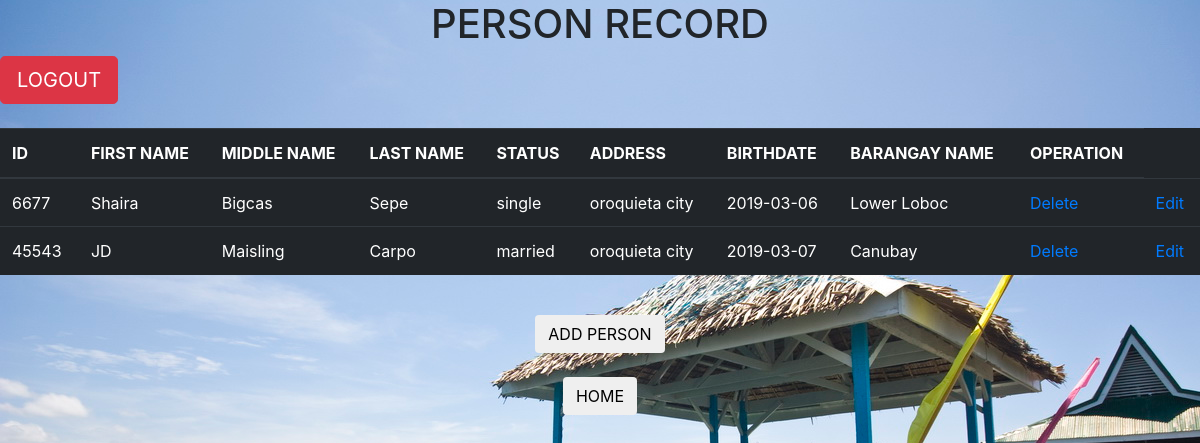
Page /Lperson.php on the committed database.
### tables this page shows
CREATE TABLE `person` (
  `persons_id` int(50) NOT NULL,
  `first_name` varchar(50) NOT NULL,
  `middle_name` varchar(50) NOT NULL,
  `last_name` varchar(50) NOT NULL,
  `status` varchar(50) NOT NULL,
  `address` varchar(50) NOT NULL,
  `birth_date` date NOT NULL,
  `barangay_id` int(50) DEFAULT NULL
);

CREATE TABLE `barangay` (
  `barangay_id` int(50) NOT NULL,
  `barangay_name` varchar(50) NOT NULL
);

### Lperson.php (the view, shortened to what this page needs)
<?php
require 'config.php';
	$sql = "SELECT * FROM person, barangay WHERE person.persons_id = person.persons_id AND barangay.barangay_id = person.barangay_id";
	$records=mysqli_query($con,$sql);
?>
<!DOCTYPE html>
<html>
	<link rel="stylesheet" href="bootstrap/css/bootstrap.min.css">
<body>
	  <center><h1>PERSON RECORD</h1></center>
	  <a href ="index.php"><input class="btn btn-danger btn-lg" type="button" id="list_btn" value="LOGOUT"/></a>
       <table class="table table-dark">
	  <thead>
      <tr>
	  <br>
      		<th scope="col">ID</th>
      		<th scope="col">FIRST NAME</th>
      		<th scope="col">MIDDLE NAME</th>
      		<th scope="col">LAST NAME</th>
      		<th scope="col">STATUS</th>
      		<th scope="col">ADDRESS</th>
      		<th scope="col">BIRTHDATE</th>
			<th scope="col">BARANGAY NAME</th>
			<th scope="col">OPERATION</th>
      	</tr>
		</thead>
	       	<?php
      		while($information=mysqli_fetch_assoc($records)){
      			echo "<tr>";?>
						<tr>
							<td><?php echo $information['persons_id']?></td>
							<td><?php echo $information['first_name']?></td>
							<td><?php echo $information['middle_name']?></td>
							<td><?php echo $information['last_name']?></td>
							<td><?php echo $information['status']?></td>
							<td><?php echo $information['address']?></td>
							<td><?php echo $information['birth_date']?></td>
							<td><?php echo $information['barangay_name']?></td>
							<td>
							<a href="Dperson.php?delete_id=<?php echo $information['persons_id']; ?>">Delete</i></a>
						</td>
						<td>
							<a href="Eperson.php?edit_id=<?php echo $information['persons_id']; ?>">Edit</i></a>
						</td>
					</tr>
					</tr>
    	<?php
    		}
      	?>
      	</table>
      					<center><br><a href ="Aperson.php"><input class="btn" type="button" id="list_btn" value="ADD PERSON"/></br></a>
						<br><a href ="staff.php"><input class="btn" type="button" id="list_btn" value="HOME"/></a></br></center>
</body>
</html>

### Lperson.php (style rules this page uses)
body { background-image: url(ss.jpg); }

### rows in the picture
person: persons_id "6677", first_name "Shaira", middle_name "Bigcas", last_name "Sepe", status "single", address "oroquieta city", birth_date "2019-03-06", barangay.barangay_name "Lower Loboc"
person: persons_id "45543", first_name "JD", middle_name "Maisling", last_name "Carpo", status "married", address "oroquieta city", birth_date "2019-03-07", barangay.barangay_name "Canubay"
